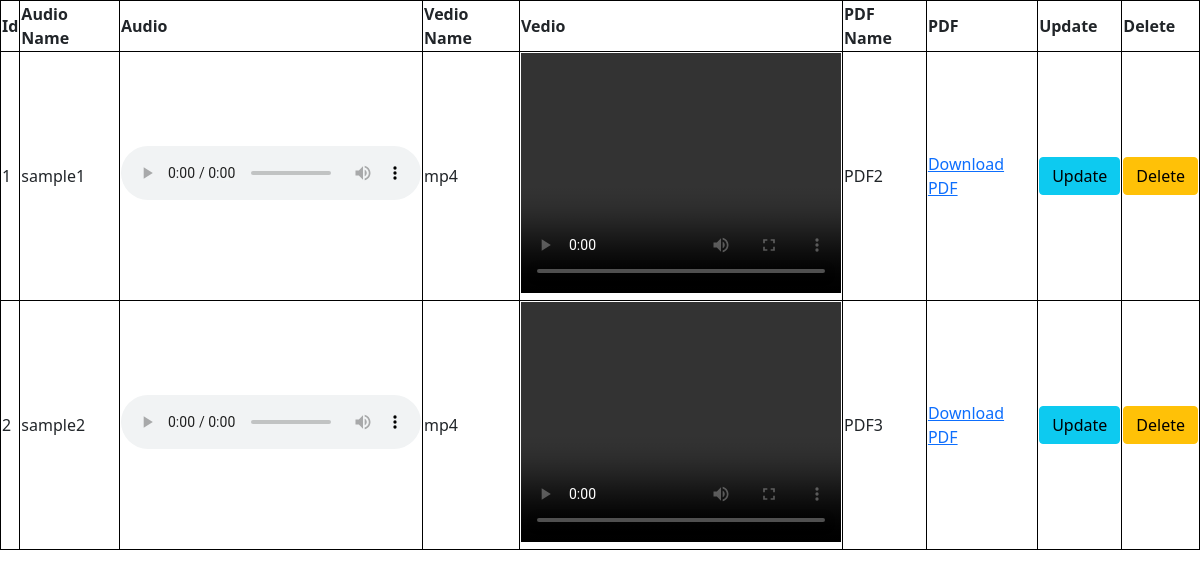
Page /djangoapp/addisplay/ on the committed database.
### djangoapp/models.py (models this page shows)
class file_upload3(models.Model):
    audioname=models.CharField(max_length=50)
    audio=models.FileField(upload_to='djangoapp/static')
    vedioname=models.CharField(max_length=50)
    vedio=models.FileField(upload_to='djangoapp/static')
    pdfname=models.CharField(max_length=40)
    pdf=models.FileField(upload_to='djangoapp/static')

### djangoapp/views.py (the view)
# urls.py: path('addisplay/',addisplay),
def addisplay(request):
    id=[]
    aname=[]
    audio=[]
    vname=[]
    vedio=[]
    pdfname=[]
    pdf=[]
    a=file_upload3.objects.all()
    for i in a:
        id1=i.id
        id.append(id1)
        af=i.audioname
        aname.append(af)
        aud=str(i.audio).split('/')[-1]
        audio.append(aud)
        vdname=i.vedioname
        vname.append(vdname)
        vd=str(i.vedio).split('/')[-1]
        vedio.append(vd)
        p=i.pdfname
        pdfname.append(p)
        pd=str(i.pdf).split('/')[-1]
        pdf.append(pd)
    mylst=zip(id,aname,audio,vname,vedio,pdfname,pdf)
    return render(request,'addisplay.html',{'data':mylst})

### djangoapp/templates/addisplay.html (shortened to what this page needs)
<!DOCTYPE html>
{% load static %}
<html lang="en">
<head>
    <link href="https://cdn.jsdelivr.net/npm/bootstrap@5.0.2/dist/css/bootstrap.min.css" rel="stylesheet">
</head>
<body>
<table>
    <tr>
        <th>Id</th>
        <th>Audio Name</th>
        <th>Audio</th>
        <th>Vedio Name</th>
        <th>Vedio</th>
        <th>PDF Name</th>
        <th>PDF</th>
        <th>Update</th>
        <th>Delete</th>
    </tr>
    {% for i,j,k,l,m,n,o in data %}
    <tr>
        <td>{{i}}</td>
        <td>{{j}}</td>
        <td><audio controls><source src="{% static k %}" type="audio/mp3"></audio></td>
        <td>{{l}}</td>
        <td>
            <video width="320" height="240" controls>
            <source src="{% static m %}" type="video/mp4">
            </video>
        </td>
        <td>{{n}}</td>
        <td><a href="{% static o %}" download>Download PDF</a></td>
        <td><a href="http://127.0.0.1:8000/djangoapp/avpupdate/{{i}}" class="btn btn-info">Update</a> </td>
        <td><a href="http://127.0.0.1:8000/djangoapp/avpdel/{{i}}" class="btn btn-warning">Delete</a> </td>
    </tr>
    {% endfor %}
</table>
</body>
</html>

### djangoapp/templates/addisplay.html (style rules this page uses)
table, tr, th, td { border:1px solid black; }

### rows in the picture
file_upload3: data "sample1", data "mp4", data "PDF2"
file_upload3: data "sample2", data "mp4", data "PDF3"

### other values in the picture
{{ i }} "1" "2"
